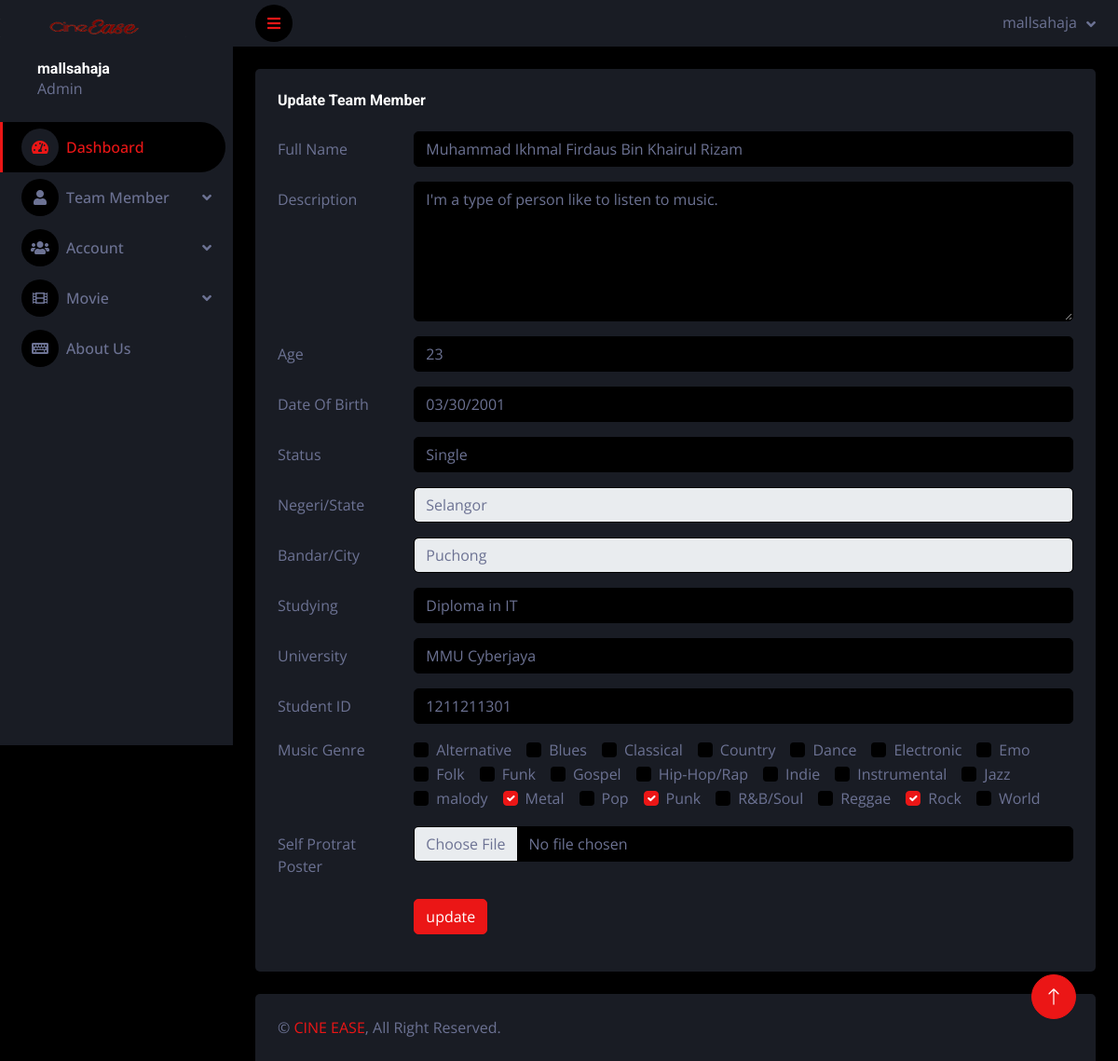
Screenshot of /admin/edit_team_member.php?team_id=2 (signed in) with the database file from the repository.
### tables this page shows
CREATE TABLE `team_member` (
  `team_id` int(11) NOT NULL,
  `fullname` varchar(255) NOT NULL,
  `description` varchar(255) NOT NULL,
  `age` int(11) NOT NULL,
  `date_of_birth` date NOT NULL,
  `status` varchar(255) NOT NULL,
  `genre` varchar(255) NOT NULL,
  `city` varchar(255) NOT NULL,
  `negeri` varchar(255) NOT NULL,
  `studying` varchar(255) NOT NULL,
  `university` varchar(255) NOT NULL,
  `student_id` int(30) NOT NULL,
  `img_link` varchar(255) NOT NULL
);

### admin/edit_team_member.php (the view, shortened to what this page needs)
<?php
include('../config/config.php');
$fullname = $description = $age = $date_of_birth = $status = $city = $negeri = $studying = $genre = $university = $student_id = $team_id = "";
if (isset($_GET['team_id'])) {
    $team_id = $_GET['team_id'];
    $sql = "SELECT * FROM team_member WHERE team_id = ?";
    if ($stmt = mysqli_prepare($link, $sql)) {
        mysqli_stmt_bind_param($stmt, "i", $team_id);
        if (mysqli_stmt_execute($stmt)) {
            $result = mysqli_stmt_get_result($stmt);
            if (mysqli_num_rows($result) == 1) {
                $row = mysqli_fetch_assoc($result);
                $fullname = $row['fullname'];
                $description = $row['description'];
                $age = $row['age'];
                $date_of_birth = $row['date_of_birth'];
                $status = $row['status'];
                $negeri = $row['negeri'];
                $studying = $row['studying'];
                $university = $row['university'];
                $student_id = $row['student_id'];
                $genre = $row['genre'];
            } else {
                echo "Team member not found.";
                exit();
            }
        } else {
            echo "Oops! Something went wrong. Please try again later.";
            exit();
        }
    } else {
        echo "Error: " . mysqli_error($link);
        exit();
    }
}
?>
<!DOCTYPE html>
<html lang="en">
<head>
    <link href="https://cdnjs.cloudflare.com/ajax/libs/font-awesome/5.10.0/css/all.min.css" rel="stylesheet">
    <link href="https://cdn.jsdelivr.net/npm/bootstrap-icons@1.4.1/font/bootstrap-icons.css" rel="stylesheet">
    <link href="lib/owlcarousel/assets/owl.carousel.min.css" rel="stylesheet">
    <link href="lib/tempusdominus/css/tempusdominus-bootstrap-4.min.css" rel="stylesheet" />
    <link href="css/bootstrap.min.css" rel="stylesheet">
    <link href="css/style.css" rel="stylesheet">
</head>
<body>
    <div class="container-fluid position-relative d-flex p-0">
        <?php include('inc/sidebar.php'); ?>
        <div class="content">
            <?php include('inc/header.php'); ?>
            <div class="container-fluid pt-4 px-4">
                <div class="row g-4">
                    <div class="col-sm-12 col-xl-12">
                        <div class="bg-secondary rounded h-100 p-4">
                            <h6 class="mb-4">Update Team Member</h6>
                            <form method="POST" action="<?php echo htmlspecialchars($_SERVER["PHP_SELF"]) . '?team_id=' . $team_id; ?>" enctype="multipart/form-data">
                                <div class="row mb-3">
                                    <label for="fullname" class="col-sm-2 col-form-label">Full Name</label>
                                    <div class="col-sm-10">
                                        <input type="text" name="fullname" class="form-control" value="<?php echo htmlspecialchars($fullname); ?>">
                                    </div>
                                </div>
                                <div class="row mb-3">
                                    <label for="description" class="col-sm-2 col-form-label">Description</label>
                                    <div class="col-sm-10">
                                        <textarea class="form-control" name="description" id="description" style="height: 150px;"><?php echo htmlspecialchars($description); ?></textarea>
                                    </div>
                                </div>
                                <div class="row mb-3">
                                    <label for="age" class="col-sm-2 col-form-label">Age</label>
                                    <div class="col-sm-10">
                                        <input type="number" name="age" class="form-control" value="<?php echo htmlspecialchars($age); ?>">
                                    </div>
                                </div>
                                <div class="row mb-3">
                                    <label for="date_of_birth" class="col-sm-2 col-form-label">Date Of Birth</label>
                                    <div class="col-sm-10">
                                        <input type="date" name="date_of_birth" class="form-control" value="<?php echo htmlspecialchars($date_of_birth); ?>">
                                    </div>
                                </div>
                                <div class="row mb-3">
                                    <label for="status" class="col-sm-2 col-form-label">Status</label>
                                    <div class="col-sm-10">
                                        <input type="text" name="status" class="form-control" value="<?php echo htmlspecialchars($status); ?>">
                                    </div>
                                </div>
                                <div class="row mb-3">
                                    <label for="negeri" class="col-sm-2 col-form-label">Negeri/State</label>
                                    <div class="col-sm-10">
                                        <select id="negeri" name="negeri" class="form-control">
                                            <?php
                                            $states = ["Johor", "Kedah", "Kelantan", "Wilayah Persekutuan Kuala Lumpur", "Labuan", "Melaka", "Negeri Sembilan", "Pahang", "Penang", "Perak", "Perlis", "Wilayah Persekutuan Putrajaya", "Sabah", "Sarawak", "Selangor", "Terengganu"];
                                            foreach ($states as $state) {
                                                echo "<option value='$state'" . ($state == $negeri ? " selected" : "") . ">$state</option>";
                                            }
                                            ?>
                                        </select>
                                    </div>
                                </div>
                                <div class="row mb-3">
                                    <label for="city" class="col-sm-2 col-form-label">Bandar/City</label>
                                    <div class="col-sm-10">
                                        <select id="city" name="city" class="form-control">
                                            <option value="">Select Bandar/City</option>
                                        </select>
                                    </div>
                                </div>
                                <div class="row mb-3">
                                    <label for="studying" class="col-sm-2 col-form-label">Studying</label>
                                    <div class="col-sm-10">
                                        <input type="text" name="studying" class="form-control" value="<?php echo htmlspecialchars($studying); ?>">
                                    </div>
                                </div>
                                <div class="row mb-3">
                                    <label for="university" class="col-sm-2 col-form-label">University</label>
                                    <div class="col-sm-10">
                                        <input type="text" name="university" class="form-control" value="<?php echo htmlspecialchars($university); ?>">
                                    </div>
                                </div>
                                <div class="row mb-3">
                                    <label for="student_id" class="col-sm-2 col-form-label">Student ID</label>
                                    <div class="col-sm-10">
                                        <input type="text" name="student_id" class="form-control" value="<?php echo htmlspecialchars($student_id); ?>">
                                    </div>
                                </div>
                                <fieldset class="row mb-3">
                                    <legend class="col-form-label col-sm-2 pt-0">Music Genre</legend>
                                    <div class="col-sm-10">
                                        <?php
                                        $genres = [
                                            'Alternative', 'Blues', 'Classical', 'Country', 'Dance', 'Electronic', 'Emo', 'Folk',
                                            'Funk', 'Gospel', 'Hip-Hop/Rap', 'Indie', 'Instrumental', 'Jazz', 'malody', 'Metal', 'Pop',
                                            'Punk', 'R&B/Soul', 'Reggae', 'Rock', 'World'
                                        ];
                                        $selected_genres = explode(", ", $genre);
                                        foreach($genres as $genre_option) {
                                            $checked = in_array($genre_option, $selected_genres) ? 'checked' : '';
                                            echo "<div class='form-check form-check-inline'>";
                                            echo "<input class='form-check-input' type='checkbox' name='genres[]' id='$genre_option' value='$genre_option' $checked>";
                                            echo "<label class='form-check-label' for='$genre_option'>$genre_option</label>";
                                            echo "</div>";
                                        }
                                        ?>
                                    </div>
                                </fieldset>
                                <div class="row mb-3">
                                    <label for="choosefile" class="col-sm-2 col-form-label">Self Protrat Poster</label>
                                    <div class="col-sm-10">
                                        <input class="form-control bg-dark" type="file" name="choosefile">
                                    </div>
                                </div>
                                <div class="row mb-3">
                                    <div class="col-sm-10 offset-sm-2">
                                        <button type="submit" class="btn btn-primary">update</button>
                                    </div>
                                </div>
                            </form>
                        </div>
                    </div>
                </div>
            </div>
            <?php include('inc/footer.php'); ?>
        </div>
        <a href="#" class="btn btn-lg btn-primary btn-lg-square back-to-top"><i class="bi bi-arrow-up"></i></a>
    </div>
</body>
</html>

### admin/css/style.css (style rules this page uses)
:root { --primary: #EB1616; --secondary: #191C24; --light: #6C7293; --dark: #000000; }
.back-to-top { position: fixed; display: none; right: 45px; bottom: 45px; z-index: 99; }
.btn { transition: .5s; }
.btn-lg-square { width: 48px; height: 48px; }
.btn-square, .btn-sm-square, .btn-lg-square { padding: 0; display: inline-flex; align-items: center; justify-content: center; font-weight: normal; border-radius: 50px; }
.content { margin-left: 250px; min-height: 100vh; background: var(--dark); transition: 0.5s; }
@media (min-width: 992px) { .content { width: calc(100% - 250px); } }

### rows the page displays
team_member: fullname "Muhammad Ikhmal Firdaus Bin Khairul Rizam", description "I'm a type of person like to listen to music.", age "23", date_of_birth "03/30/2001", status "Single", negeri "Selangor", studying "Diploma in IT", university "MMU Cyberjaya", student_id "1211211301"

### other values shown
$_SESSION['username'] "mallsahaja"
$_SESSION["username"] "mallsahaja"
$genre_option "Alternative"
$genre_option "Blues"
$genre_option "Classical"
$genre_option "Country"
$genre_option "Dance"
$genre_option "Electronic"
$genre_option "Emo"
$genre_option "Folk"
$genre_option "Funk"
$genre_option "Gospel"
$genre_option "Hip-Hop/Rap"
$genre_option "Indie"
$genre_option "Instrumental"
